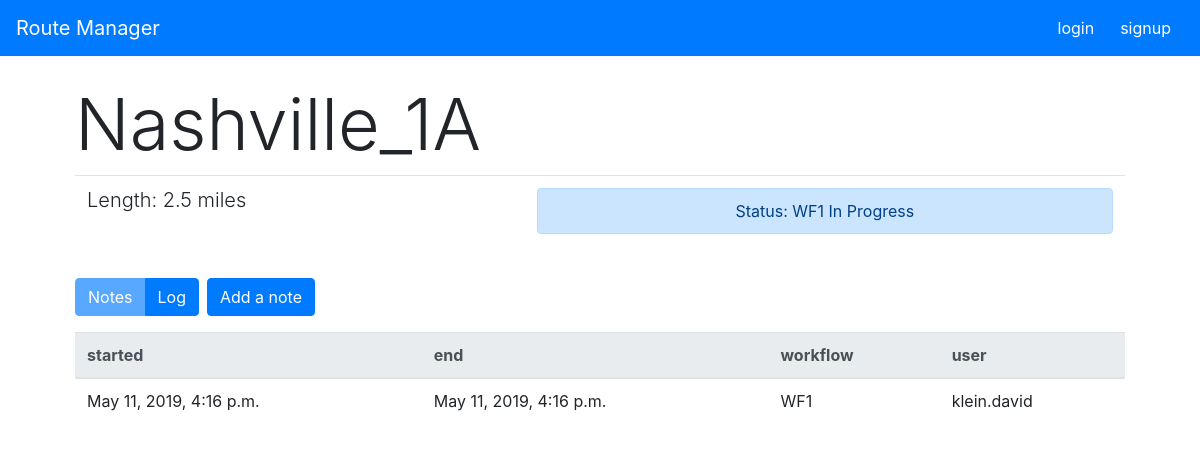
The app's page /routes/Nashville_1A/, older data.
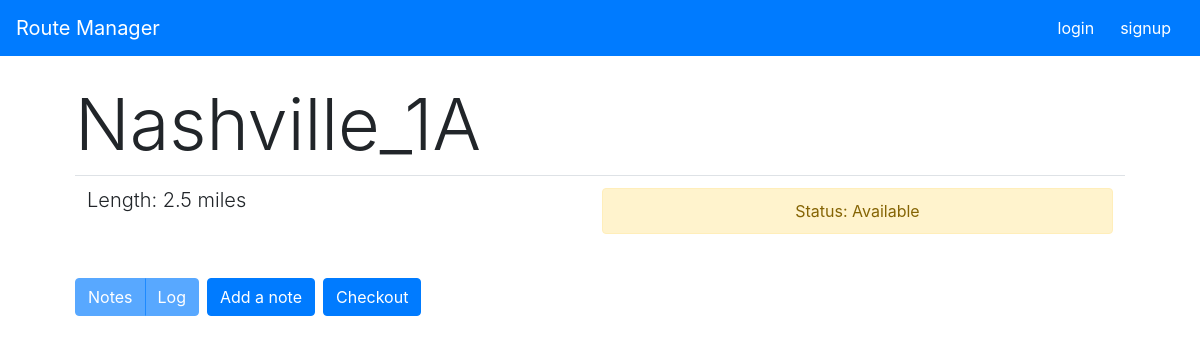
The same page, newer data.
### routes/models.py (models this page shows, shortened)
class Route(models.Model):
    route_name = models.CharField(max_length=200, unique=True)
    route_length = models.DecimalField(max_digits=10, decimal_places=1)
    active_user = models.ForeignKey(User, on_delete=models.CASCADE, default=None, blank=True, null=True)
    workflows = models.ManyToManyField('Workflow', through='RouteWorkflow', related_name='routes')

class RouteWorkflow(models.Model):
    route = models.ForeignKey(Route, on_delete=models.CASCADE)
    workflow = models.ForeignKey(Workflow, on_delete=models.CASCADE)
    status = models.IntegerField(default=0)

class Workflow(models.Model):
    workflow_name = models.CharField(max_length=200)
    def __str__(self):
        return self.workflow_name

class RouteLog(models.Model):
    route = models.ForeignKey(Route, on_delete=models.CASCADE)
    user = models.ForeignKey(User, on_delete=models.CASCADE)
    workflow = models.ForeignKey(Workflow, on_delete=models.CASCADE)
    start = models.DateTimeField(auto_now_add=True, blank=True)
    end = models.DateTimeField(auto_now=True, blank=True)

### routes/views.py (the view)
# urls.py: path('<slug:route_name>/', views.route, name='route'),
def route(request, route_name):
    route = Route.objects.filter(route_name = route_name).first()
    notes = Note.objects.filter(route__route_name=route_name)
    logs = RouteLog.objects.filter(route__route_name=route_name)
    wf = RouteWorkflow.objects.filter(route__route_name=route_name, status=1).first()
    if not wf:
        wf = RouteWorkflow.objects.filter(route__route_name=route_name, status=3).first()
    return render(request, 'route.html', {'route':route, 'wf':wf, 'notes':notes, 'logs':logs})

### routes/templates/route.html (shortened to what this page needs)
{% extends 'base.html' %}
{% block content %}
<div class="container">
    <div class="container" style="padding-top:25px;">
        <h1 class="display-3">{{ route.route_name }}</h1>
        <div>
            <table class="table" style="padding-top: 25px">
                <tr>
                    <td>
                        <p class="lead">Length: {{ route.route_length }} miles</p>
                    </td>
                    <td style="text-align:center">
                        {% if wf and not wf.status == 3 %}
                        <div class="alert alert-primary" role="alert">
                            Status: {{ wf.workflow }} In Progress
                        </div>
                        {% elif wf.status == 3 %}
                        <div class="alert alert-success" role="alert">
                            Status: Complete
                        </div>
                        {% elif wf.status == 2 %}
                        <div class="alert alert-danger" role="alert">
                            Status: Error
                        </div>
                        {% else %}
                        <div class="alert alert-warning" role="alert">
                            Status: Available
                        </div>
                        {% endif %}
                    </td>
                </tr>
            </table>
        </div>
        <div class="btn-toolbar" role="toolbar" aria-label="Toolbar with button groups">
            <div class="btn-group mr-2" role="group" aria-label="First group">
                <button type="button" class="btn btn-primary" data-toggle="collapse" data-target="#collapseOne"
                    aria-expanded="true" aria-controls="collapseOne" {% if not notes %}disabled{% endif %}>Notes</button>
                <button type="button" class="btn btn-primary" data-toggle="collapse" data-target="#collapseTwo"
                    aria-expanded="true" aria-controls="collapseTwo" {% if not logs %}disabled{% endif %}>Log</button>
            </div>
            <div class="btn-group mr-2" role="group" aria-label="Second group">
                <a role="button" href="add_note/" class="btn btn-primary">Add a note</a>
            </div>
            {% if not wf or wf.status == 0 %}
            <div class="btn-group mr-2" role="group" aria-label="Second group">
                <a role="button" href="/routes/{{ route.route_name }}/checkout" class="btn btn-primary">Checkout</a>
            </div>
            {% endif %}
        </div>
        <div class="collapse show" id="collapseTwo">
            <table class="table">
                <thead class="thead-light">
                    {% if logs %}
                    <tr>
                        <th scope="col">started</th>
                        <th scope="col">end</th>
                        <th scope="col">workflow</th>
                        <th scope="col">user</th>
                    </tr>
                    {% endif %}
                </thead>
                {% for log in logs %}
                <tr>
                    <td>
                        {{ log.start }}
                    </td>
                    <td>
                        {{ log.end }}
                    </td>
                    <td>
                        {{ log.workflow }}
                    </td>
                    <td>
                        {{ log.user }}
                    </td>
                </tr>
                {% endfor %}
            </table>
        </div>
    </div>
</div>
{% endblock %}

### templates/base.html (shortened to what this page needs)
<head>
    <link rel="stylesheet" href="https://stackpath.bootstrapcdn.com/bootstrap/4.1.3/css/bootstrap.min.css"
>
</head>
<body>
    {% block bootstrap3_content %}
    <nav class="navbar navbar-expand-lg navbar-dark bg-primary">
        <a class="navbar-brand" href="/">Route Manager</a>
        <div class="collapse navbar-collapse" id="navbarTogglerDemo02">
            {% if request.user.is_authenticated %}
            <a class="btn btn-primary" role="button" href="{% url 'logout' %}">logout</a>
            {% else %}
            <a class="btn btn-primary" role="button" href="/accounts/login">login</a>
            <a class="btn btn-primary" role="button" href="/accounts/signup">signup</a>
            {% endif %}
        </div>
    </nav>
    <div class="container">
        {% block content %}(no content){% endblock %}
    </div>
    {% endblock %}
</body>

Row changes from the older to the newer data that the page shows:
removed RouteWorkflow: workflow "WF1"
removed RouteLog: start "May 11, 2019, 4:16 p.m.", end "May 11, 2019, 4:16 p.m.", workflow "WF1", user "klein.david"
Text that changed along with them:
text no longer shown: "Status: In Progress started end workflow user"
text now shown: "Status: Available Checkout"
